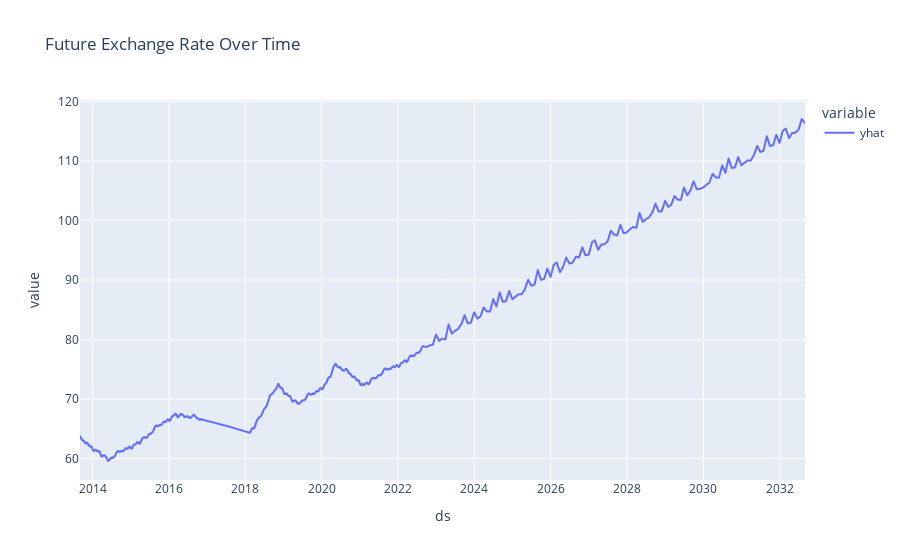

The code cell stored with this chart in its notebook:
### Code cell
fig = px.line(forecast_trend_present, title='Future Exchange Rate Over Time')
fig.show()

### Figure 1 — Plotly figure (JSON) as saved in the notebook; plotly's stock layout.template omitted (floating-point values rounded to 4 significant figures; data arrays with more than 128 entries replaced by an {"elided": "..."} marker saying what was removed)
{"data": [{"hovertemplate": "variable=yhat<br>ds=%{x}<br>value=%{y}<extra></extra>", "legendgroup": "yhat", "line": {"color": "#636efa", "dash": "solid"}, "mode": "lines", "name": "yhat", "showlegend": true, "type": "scattergl", "x": {"elided": "2145 str values"}, "xaxis": "x", "y": {"elided": "2145 float values"}, "yaxis": "y"}], "layout": {"autosize": true, "legend": {"title": {"text": "variable"}, "tracegroupgap": 0}, "title": {"text": "Future Exchange Rate Over Time"}, "xaxis": {"anchor": "y", "autorange": true, "domain": [0, 1], "range": ["2013-09-02", "2032-08-31"], "title": {"text": "ds"}, "type": "date"}, "yaxis": {"anchor": "x", "autorange": true, "domain": [0, 1], "range": [56.39, 120.3], "title": {"text": "value"}, "type": "linear"}}}
